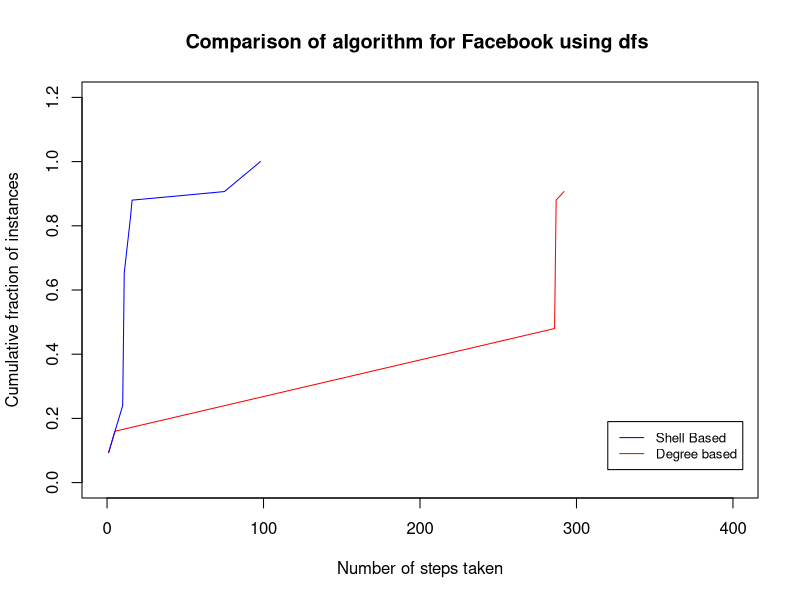

The R script that drew this image:
library(igraph)
library(ggplot2)

x1 <- c(1,5,286,287,292)
y1 <- c(0.09333333333,0.16, 0.48,0.88, 0.9066666667)

x2 <- c(1,
        10,
        11,
        15,
        16,
        75,
        98)
y2 <- c(0.09333333333,
        0.24,
        0.6533333333,
        0.8266666667,
        0.88,
        0.9066666667,
        1)
plot(x1,y1,type="l",col="red", xlim=c(0, 400), ylim = c(0, 1.2),  xlab="Number of steps taken",ylab="Cumulative fraction of instances", main = "Comparison of algorithm for Facebook using dfs ") + 
lines(x2,y2,col="blue")
legend(320,0.19, legend=c("Shell Based", "Degree based"),lty=1:1, cex=0.8,, title("fdfc") ,
       col=c("blue", "red"))
